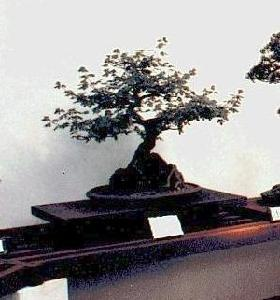
#> input picture data/images/101_ObjectCategories/bonsai/image_0001.jpg, 280 x 300 px, found by its file name
$ python DL03b.py   (older library calls are emulated)
#> lines starting #> are read from the running program, lines starting #| are printed output that depends on the picture; after the words box and inside, x2 and y2 are one past the last pixel; in counts of white or black regions, pixels touching at a corner belong together
# DL03b
# 앞서 이미지를 average hash 방식으로 픽셀화한 것으로
# 여러 이미지에서 유사 이미지를 찾아봄

# http://www.vision.caltech.edu/Image_Datasets/Caltech101/Caltech101.html#Download

from PIL import Image
import numpy as np
import os, re

# 이미지 파일경로 정의
find_dir = 'data/images/101_ObjectCategories'
cache_dir = 'data/images/101_ObjectCategories/cache_avghash'

# average hash cache 디렉토리가 없으면 자동생성
if not os.path.exists( cache_dir ):
    os.mkdir(cache_dir)

# 이미지를 평균해쉬법에 의해 픽셀로 변환
# avghash 파일에 대한 cache 파일 생성
def average_hash(fname, size=24):
#> called with size = 24
    fname_new = fname[len(find_dir):]

    # 이미지 캐시하기
    cache_file = cache_dir + "/" + \
        fname_new.replace('\\', '_') + ".csv"
    if not os.path.exists(cache_file):

        img = Image.open(fname) # 이미지 파일을 읽기
#> img is the input picture: PIL image 280x300 RGB; mean R, G, B 147.7, 143.9, 144.8
        img = img.convert('L') # 이미지를 흑백으로 변환
#> img: PIL image 280x300 L
        img = img.resize((size, size), Image.ANTIALIAS) # 이미지크기 변환
#> img: PIL image 24x24 L

        pixel_data = img.getdata() # 픽셀 데이터 가져옴
        pixels = np.array(pixel_data) # 픽셀 데이터를 numpy 배열로 생성
#> pixels = 576 values, max 255 at index 278, min 0 at index 325, mean 145.2
        pixels = pixels.reshape((size, size)) # 2차원배열로 변환
        avg = pixels.mean() # 평균값 구하기
#> avg = 145.2
        px = 1 * (pixels > avg) # 평균보다 크면 1, 작으면 0으로
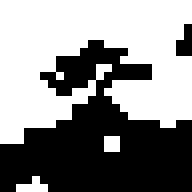
#> px: shape (24, 24) int64 (shown 8 times larger); values 0 (black) and 1 (white), 54.5% white; 2 black regions (1 under 20 px), largest, box (x1, y1, x2, y2) and area: (0, 5, 24, 24) 256

        np.savetxt(cache_file, px, fmt='%.0f', delimiter=',')
        # 생성된 캐시파일을 지정한 위치에 저장
    else:
        px = np.loadtxt(cache_file, delimiter=',')
        # 캐시되어 있다면 지정한 위치에서 바로 파일열기

    return px

# 비교대상 이미지간의 유사성을 알아보기 위해
# 해밍 거리 판별법을 사용함
# 1011101 과 1001001 사이의 해밍거리 : 2
# 2143896 과 2233796 사이의 해밍거리 : 3
# toned 와 roses 사이의 해밍거리 : 3
def hamming_dist(a, b):
    aa = a.reshape(1, -1)
    ab = b.reshape(1, -1)
    dist = (aa != ab).sum()
#> dist = 0
    return dist

# 지정한 위치의 하위 폴더에도 avghash 적용
def enum_all_files(path):
    for root, dirs, files in os.walk(path):
        for f in files:
            fname = os.path.join(root, f)
            if re.search(r'\.(jpg|jpeg|png)$', fname):
                yield fname

# 지정한 이미지와 유사한 이미지 찾기
def find_image(fname, rate):
    src = average_hash(fname)
    for fname in enum_all_files(find_dir):
        dst = average_hash(fname)
        diff_r = hamming_dist(src, dst) / 256
        # print("[check] ",fname)
        if diff_r < rate:
            yield (diff_r, fname)

# 실제 찾을 이미지파일 지정
srcfile = find_dir + "/image_0001.jpg" # 개미 이미지
html = ""
sim = list(find_image(srcfile, 0.25))
#> call 3 of average_hash, with size = 24
#> in average_hash (call 3), `fname_new = fname[len(find_dir):]`: fname_new = '/BACKGROUND_Google/image_0028.jpg'
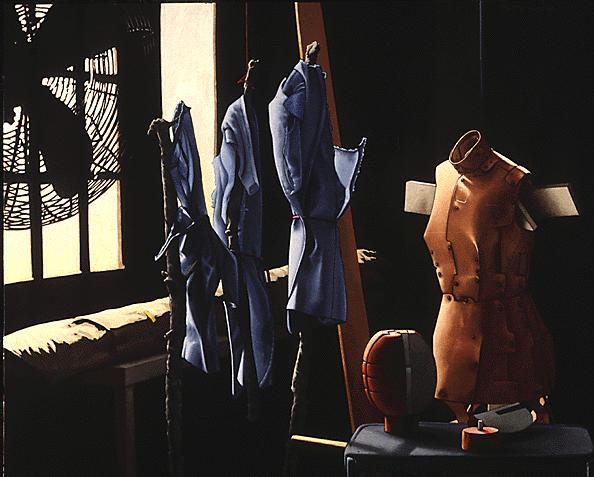
#> input picture data/images/101_ObjectCategories/BACKGROUND_Google/image_0028.jpg, 594 x 477 px
#> in average_hash, img is the input picture: PIL image 594x477 RGB; mean R, G, B 55.9, 49.8, 46.3
#> in average_hash (call 3), `pixels = np.array(pixel_data)`: pixels = 576 values, max 255 at index 31, min 0 at index 340, mean 51.29
#> in average_hash (call 3), `avg = pixels.mean()`: avg = 51.29
#> in average_hash (call 3), `px = 1 * (pixels > avg)`:
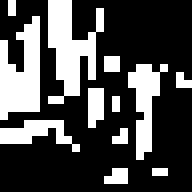
#> px: shape (24, 24) int64 (shown 8 times larger); values 0 (black) and 1 (white), 29.5% white in thin lines or dots
#> call 4 of average_hash, with size = 24
#> in average_hash (call 4), `fname_new = fname[len(find_dir):]`: fname_new = '/Faces/image_0037.jpg'
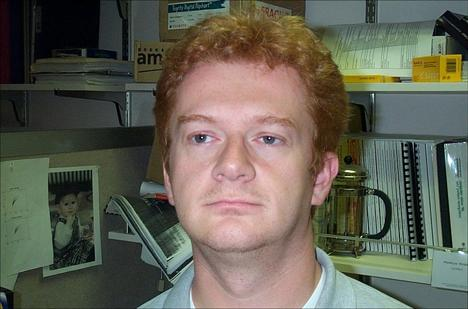
#> input picture data/images/101_ObjectCategories/Faces/image_0037.jpg, 468 x 309 px
#> in average_hash, img is the input picture: PIL image 468x309 RGB; mean R, G, B 99.7, 97.5, 85.2
#> in average_hash (call 4), `img = img.convert('L')`:
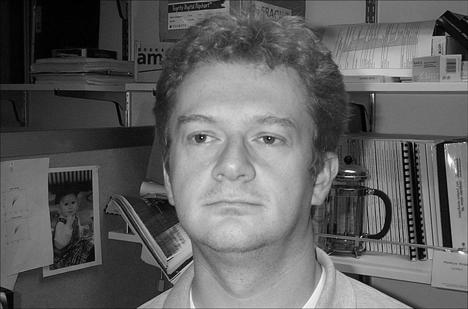
#> img: PIL image 468x309 L; min 0, max 252, mean 96.7
#> in average_hash (call 4), `img = img.resize((size, size), Image.ANTIALIAS)`:
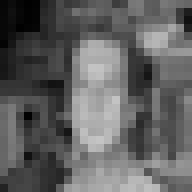
#> img: PIL image 24x24 L (shown 8 times larger); min 1, max 196, mean 96.8
#> in average_hash (call 4), `pixels = np.array(pixel_data)`: pixels = 576 values, max 196 at index 420, min 1 at index 3, mean 96.75
#> in average_hash (call 4), `avg = pixels.mean()`: avg = 96.75
#> in average_hash (call 4), `px = 1 * (pixels > avg)`:
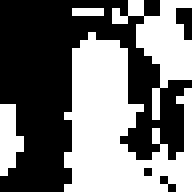
#> px: shape (24, 24) int64 (shown 8 times larger); values 0 (black) and 1 (white), 46.5% white; 4 white regions (2 under 20 px), largest, box (x1, y1, x2, y2) and area: (8, 4, 24, 24) 185, (14, 0, 24, 15) 60
#> sim = 1 item
sim = sorted(sim, key=lambda x: x[0])
# 찾은 이미지들은 html 형태로 작성
for r, f in sim:
    print(r, ">", f)
    s = '<div style="float:left;"><h3>[ 차이 :' + str(r) + '-' + \
        os.path.basename(f) + ']</h3>' + \
        '<p><a href="' + f + '"><img src="' + f + '" width=400>' + \
        '</a></p></div>'
    html += s
#> this loop made 1 pass
#> r on pass 1: 0
#| 0.0 > data/images/101_ObjectCategories/bonsai/image_0001.jpg

# 작성된 html은 파일로 저장
html = """<html><head><meta charset="utf8"></head>
<body><h3>원래 이미지</h3><p>
<img src='{0}' width=400></p>{1}
</body></html>""".format(srcfile, html)
with open("./avghash-search-output.html", "w", encoding="utf-8") as f:
    f.write(html)
print("ok")
